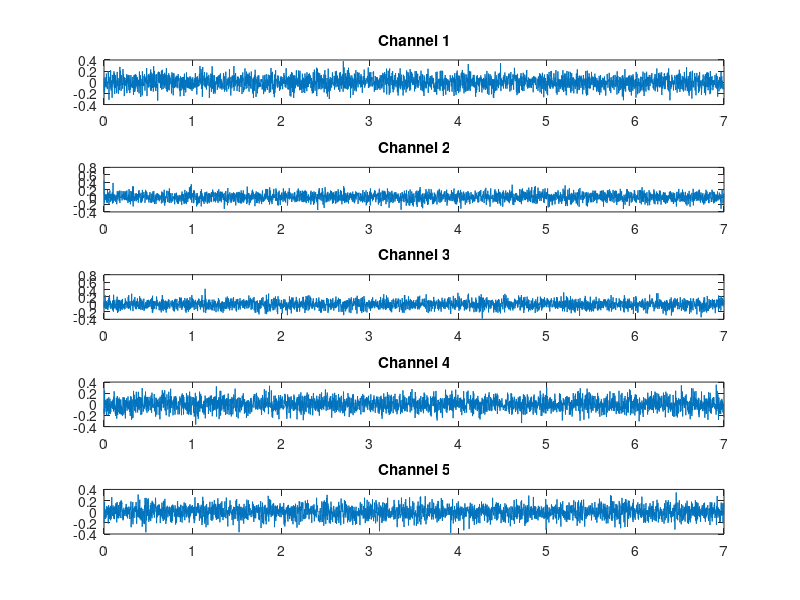
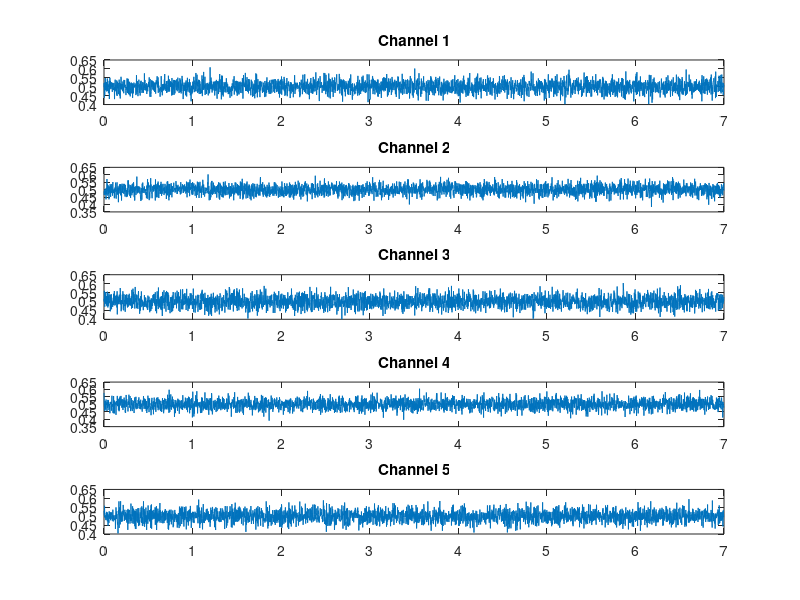

The MATLAB source for these figures, in order:
%% Simulating white noise 

% Setting EEG paramteres
EEG.nbchan = 64;
EEG.trials = 98;

% Setting reading parameters
trial_seconds = 7;
EEG.srate = 480; %Hz
EEG.pnts = EEG.srate * trial_seconds;

EEG.times = (0:EEG.pnts-1)/EEG.srate;

% Creating noise data from normal distribution
EEG.datan = randn(EEG.nbchan, EEG.pnts, EEG.trials);

% Creating noise data from uniformal distribution
EEG.data = rand(EEG.nbchan, EEG.pnts, EEG.trials);

% Plottoing ERPs from first 5 channels from normally distributed noise
figure(1)
for i = 1:5
  subplot(5, 1, i)
  plot(EEG.times, mean(EEG.datan(i, :, :),3))
  title(["Channel " num2str(i)])
endfor

% % Plottoing ERPs from first 5 channels from uniformally distributed noise
figure(2)
for i = 1:5
  subplot(5, 1, i)
  plot(EEG.times, mean(EEG.data(i, :, :),3))
  title(["Channel " num2str(i)])
endfor
